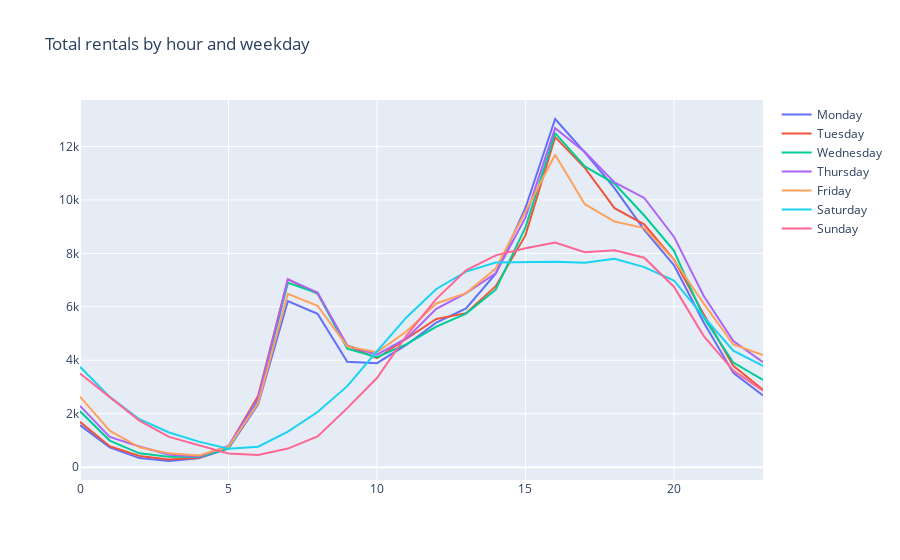

Notebook code cell kept with this figure:
### Markdown cell above
## Total rentals by hour and weekday

### Code cell
iplot(d2)

### Figure 1 — Plotly figure (JSON) as saved in the notebook; plotly's stock layout.template omitted (floating-point values rounded to 4 significant figures)
{"data": [{"mode": "lines", "name": "Monday", "type": "scatter", "x": [0, 1, 2, 3, 4, 5, 6, 7, 8, 9, 10, 11, 12, 13, 14, 15, 16, 17, 18, 19, 20, 21, 22, 23], "y": [1571, 739, 339, 230, 336, 697, 2353, 6215, 5737, 3941, 3890, 4582, 5412, 5940, 7238, 9697, 13027, 11778, 10437, 8877, 7560, 5423, 3526, 2685]}, {"mode": "lines", "name": "Tuesday", "type": "scatter", "x": [0, 1, 2, 3, 4, 5, 6, 7, 8, 9, 10, 11, 12, 13, 14, 15, 16, 17, 18, 19, 20, 21, 22, 23], "y": [1694, 785, 421, 290, 351, 768, 2671, 7030, 6486, 4547, 4076, 4810, 5546, 5763, 6770, 8672, 12347, 11196, 9692, 9085, 7767, 5726, 3795, 2894]}, {"mode": "lines", "name": "Wednesday", "type": "scatter", "x": [0, 1, 2, 3, 4, 5, 6, 7, 8, 9, 10, 11, 12, 13, 14, 15, 16, 17, 18, 19, 20, 21, 22, 23], "y": [2091, 995, 518, 388, 375, 702, 2509, 6898, 6517, 4435, 4118, 4601, 5256, 5745, 6639, 8967, 12498, 11252, 10609, 9417, 8102, 5605, 3913, 3264]}, {"mode": "lines", "name": "Thursday", "type": "scatter", "x": [0, 1, 2, 3, 4, 5, 6, 7, 8, 9, 10, 11, 12, 13, 14, 15, 16, 17, 18, 19, 20, 21, 22, 23], "y": [2292, 1128, 772, 461, 403, 789, 2581, 7025, 6538, 4544, 4213, 4824, 5922, 6511, 7255, 9337, 12683, 11791, 10654, 10074, 8624, 6411, 4716, 3929]}, {"mode": "lines", "name": "Friday", "type": "scatter", "x": [0, 1, 2, 3, 4, 5, 6, 7, 8, 9, 10, 11, 12, 13, 14, 15, 16, 17, 18, 19, 20, 21, 22, 23], "y": [2641, 1365, 741, 516, 440, 762, 2399, 6487, 6041, 4516, 4300, 5086, 6124, 6511, 7431, 9552, 11691, 9840, 9189, 8943, 7760, 6130, 4589, 4197]}, {"mode": "lines", "name": "Saturday", "type": "scatter", "x": [0, 1, 2, 3, 4, 5, 6, 7, 8, 9, 10, 11, 12, 13, 14, 15, 16, 17, 18, 19, 20, 21, 22, 23], "y": [3755, 2628, 1795, 1296, 954, 686, 763, 1327, 2061, 3030, 4337, 5612, 6667, 7315, 7659, 7669, 7684, 7646, 7796, 7483, 6985, 5632, 4356, 3793]}, {"mode": "lines", "name": "Sunday", "type": "scatter", "x": [0, 1, 2, 3, 4, 5, 6, 7, 8, 9, 10, 11, 12, 13, 14, 15, 16, 17, 18, 19, 20, 21, 22, 23], "y": [3507, 2637, 1744, 1132, 826, 513, 458, 694, 1149, 2208, 3333, 4935, 6298, 7368, 7923, 8191, 8407, 8039, 8113, 7838, 6750, 4914, 3614, 2863]}], "layout": {"title": {"text": "Total rentals by hour and weekday"}}}
